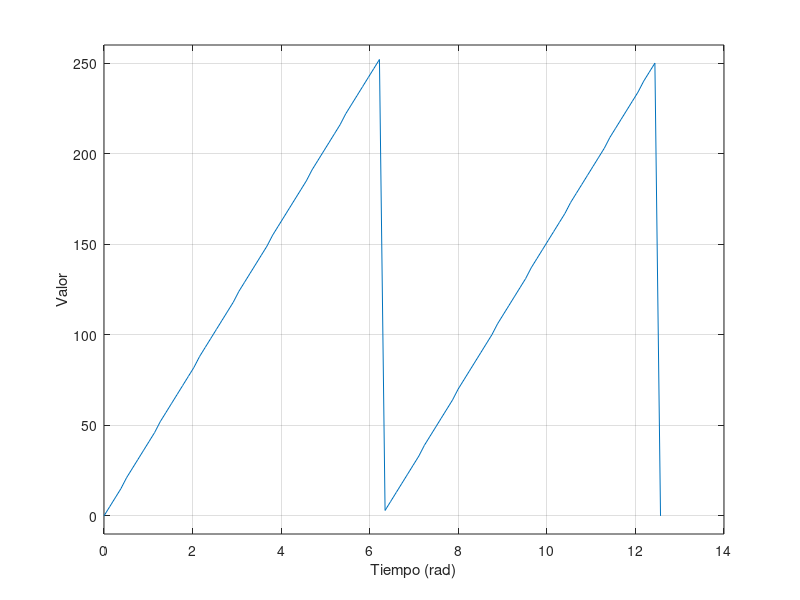

MATLAB code to generate this figure:
clear all
clc 

% Definir el dominio de la señal desde -pi a pi
t = linspace(0, 4*pi, 100);

% Generar la señal de diente de sierra
senal = sawtooth(t);

% Escalar la señal al rango de 0 a 255
senal_escalada = (senal + 1) * 127.5;

% Redondear a enteros
senal_redondeada = round(senal_escalada);

% Asegurarse de que la señal está en el rango de 0 a 255
senal_redondeada(senal_redondeada < 0) = 0;
senal_redondeada(senal_redondeada > 255) = 255;

% Graficar la señal generada
plot(t, senal_redondeada);
%title('Señal de diente de sierra de 0 a 4*pi con resolución de 8 bits');
xlabel('Tiempo (rad)');
ylabel('Valor');
ylim([-10 260])
grid on;
